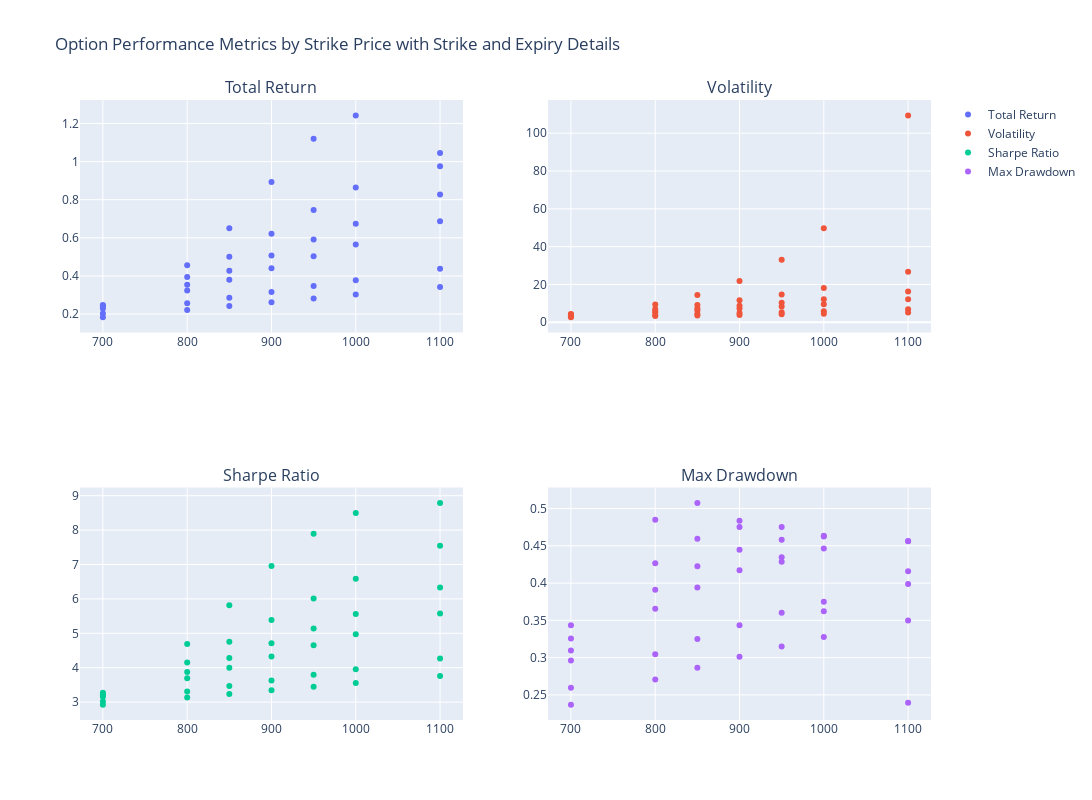

The notebook cell saved with this chart:
### Code cell
from plotly.subplots import make_subplots
import plotly.graph_objects as go

# Assuming results_df is already populated with the data from the previous step

# Initialize subplot
fig = make_subplots(
    rows=2,
    cols=2,
    subplot_titles=("Total Return", "Volatility", "Sharpe Ratio", "Max Drawdown"),
)


# Custom function to create hover text
def create_hover_text(row):
    return f"Strike: {row['Strike Price']}, Expiry: {row['Expiry (Days)']} days"


# Add traces with hoverinfo
metrics = ["Total Return", "Volatility", "Sharpe Ratio", "Max Drawdown"]
positions = [(1, 1), (1, 2), (2, 1), (2, 2)]

for metric, pos in zip(metrics, positions):
    fig.add_trace(
        go.Scatter(
            x=results_df["Strike Price"],
            y=results_df[metric],
            mode="markers",
            name=metric,
            text=results_df.apply(create_hover_text, axis=1),
            hoverinfo="text+y",
        ),
        row=pos[0],
        col=pos[1],
    )

# Update layout for readability
fig.update_layout(
    height=800,
    width=1200,
    title_text="Option Performance Metrics by Strike Price with Strike and Expiry Details",
    hovermode="closest",
)

fig.show()

### Figure 1 — Plotly figure (JSON) as saved in the notebook; plotly's stock layout.template omitted (floating-point values rounded to 4 significant figures)
{"data": [{"hoverinfo": "text+y", "mode": "markers", "name": "Total Return", "text": ["Strike: 700.0, Expiry: 30.0 days", "Strike: 700.0, Expiry: 60.0 days", "Strike: 700.0, Expiry: 90.0 days", "Strike: 700.0, Expiry: 120.0 days", "Strike: 700.0, Expiry: 240.0 days", "Strike: 700.0, Expiry: 360.0 days", "Strike: 800.0, Expiry: 30.0 days", "Strike: 800.0, Expiry: 60.0 days", "Strike: 800.0, Expiry: 90.0 days", "Strike: 800.0, Expiry: 120.0 days", "Strike: 800.0, Expiry: 240.0 days", "Strike: 800.0, Expiry: 360.0 days", "Strike: 850.0, Expiry: 30.0 days", "Strike: 850.0, Expiry: 60.0 days", "Strike: 850.0, Expiry: 90.0 days", "Strike: 850.0, Expiry: 120.0 days", "Strike: 850.0, Expiry: 240.0 days", "Strike: 850.0, Expiry: 360.0 days", "Strike: 900.0, Expiry: 30.0 days", "Strike: 900.0, Expiry: 60.0 days", "Strike: 900.0, Expiry: 90.0 days", "Strike: 900.0, Expiry: 120.0 days", "Strike: 900.0, Expiry: 240.0 days", "Strike: 900.0, Expiry: 360.0 days", "Strike: 950.0, Expiry: 30.0 days", "Strike: 950.0, Expiry: 60.0 days", "Strike: 950.0, Expiry: 90.0 days", "Strike: 950.0, Expiry: 120.0 days", "Strike: 950.0, Expiry: 240.0 days", "Strike: 950.0, Expiry: 360.0 days", "Strike: 1000.0, Expiry: 30.0 days", "Strike: 1000.0, Expiry: 60.0 days", "Strike: 1000.0, Expiry: 90.0 days", "Strike: 1000.0, Expiry: 120.0 days", "Strike: 1000.0, Expiry: 240.0 days", "Strike: 1000.0, Expiry: 360.0 days", "Strike: 1100.0, Expiry: 30.0 days", "Strike: 1100.0, Expiry: 60.0 days", "Strike: 1100.0, Expiry: 90.0 days", "Strike: 1100.0, Expiry: 120.0 days", "Strike: 1100.0, Expiry: 240.0 days", "Strike: 1100.0, Expiry: 360.0 days"], "type": "scatter", "x": [700, 700, 700, 700, 700, 700, 800, 800, 800, 800, 800, 800, 850, 850, 850, 850, 850, 850, 900, 900, 900, 900, 900, 900, 950, 950, 950, 950, 950, 950, 1000, 1000, 1000, 1000, 1000, 1000, 1100, 1100, 1100, 1100, 1100, 1100], "xaxis": "x", "y": [0.2482, 0.2441, 0.2369, 0.229, 0.2024, 0.184, 0.456, 0.3948, 0.3532, 0.3236, 0.2566, 0.222, 0.65, 0.501, 0.4268, 0.3799, 0.2858, 0.2418, 0.8924, 0.6213, 0.5071, 0.4402, 0.316, 0.2618, 1.119, 0.746, 0.5906, 0.5027, 0.3466, 0.282, 1.242, 0.8645, 0.6739, 0.5655, 0.3774, 0.3021, 0.9751, 1.045, 0.8275, 0.6868, 0.4383, 0.3417], "yaxis": "y"}, {"hoverinfo": "text+y", "mode": "markers", "name": "Volatility", "text": ["Strike: 700.0, Expiry: 30.0 days", "Strike: 700.0, Expiry: 60.0 days", "Strike: 700.0, Expiry: 90.0 days", "Strike: 700.0, Expiry: 120.0 days", "Strike: 700.0, Expiry: 240.0 days", "Strike: 700.0, Expiry: 360.0 days", "Strike: 800.0, Expiry: 30.0 days", "Strike: 800.0, Expiry: 60.0 days", "Strike: 800.0, Expiry: 90.0 days", "Strike: 800.0, Expiry: 120.0 days", "Strike: 800.0, Expiry: 240.0 days", "Strike: 800.0, Expiry: 360.0 days", "Strike: 850.0, Expiry: 30.0 days", "Strike: 850.0, Expiry: 60.0 days", "Strike: 850.0, Expiry: 90.0 days", "Strike: 850.0, Expiry: 120.0 days", "Strike: 850.0, Expiry: 240.0 days", "Strike: 850.0, Expiry: 360.0 days", "Strike: 900.0, Expiry: 30.0 days", "Strike: 900.0, Expiry: 60.0 days", "Strike: 900.0, Expiry: 90.0 days", "Strike: 900.0, Expiry: 120.0 days", "Strike: 900.0, Expiry: 240.0 days", "Strike: 900.0, Expiry: 360.0 days", "Strike: 950.0, Expiry: 30.0 days", "Strike: 950.0, Expiry: 60.0 days", "Strike: 950.0, Expiry: 90.0 days", "Strike: 950.0, Expiry: 120.0 days", "Strike: 950.0, Expiry: 240.0 days", "Strike: 950.0, Expiry: 360.0 days", "Strike: 1000.0, Expiry: 30.0 days", "Strike: 1000.0, Expiry: 60.0 days", "Strike: 1000.0, Expiry: 90.0 days", "Strike: 1000.0, Expiry: 120.0 days", "Strike: 1000.0, Expiry: 240.0 days", "Strike: 1000.0, Expiry: 360.0 days", "Strike: 1100.0, Expiry: 30.0 days", "Strike: 1100.0, Expiry: 60.0 days", "Strike: 1100.0, Expiry: 90.0 days", "Strike: 1100.0, Expiry: 120.0 days", "Strike: 1100.0, Expiry: 240.0 days", "Strike: 1100.0, Expiry: 360.0 days"], "type": "scatter", "x": [700, 700, 700, 700, 700, 700, 800, 800, 800, 800, 800, 800, 850, 850, 850, 850, 850, 850, 900, 900, 900, 900, 900, 900, 950, 950, 950, 950, 950, 950, 1000, 1000, 1000, 1000, 1000, 1000, 1100, 1100, 1100, 1100, 1100, 1100], "xaxis": "x2", "y": [4.329, 4.084, 3.84, 3.631, 3.062, 2.722, 9.394, 7.016, 5.914, 5.238, 3.911, 3.3, 14.37, 9.115, 7.237, 6.202, 4.37, 3.6, 21.88, 11.65, 8.732, 7.255, 4.846, 3.905, 33.07, 14.65, 10.39, 8.385, 5.334, 4.213, 49.67, 18.14, 12.19, 9.583, 5.83, 4.522, 109.4, 26.74, 16.24, 12.16, 6.839, 5.138], "yaxis": "y2"}, {"hoverinfo": "text+y", "mode": "markers", "name": "Sharpe Ratio", "text": ["Strike: 700.0, Expiry: 30.0 days", "Strike: 700.0, Expiry: 60.0 days", "Strike: 700.0, Expiry: 90.0 days", "Strike: 700.0, Expiry: 120.0 days", "Strike: 700.0, Expiry: 240.0 days", "Strike: 700.0, Expiry: 360.0 days", "Strike: 800.0, Expiry: 30.0 days", "Strike: 800.0, Expiry: 60.0 days", "Strike: 800.0, Expiry: 90.0 days", "Strike: 800.0, Expiry: 120.0 days", "Strike: 800.0, Expiry: 240.0 days", "Strike: 800.0, Expiry: 360.0 days", "Strike: 850.0, Expiry: 30.0 days", "Strike: 850.0, Expiry: 60.0 days", "Strike: 850.0, Expiry: 90.0 days", "Strike: 850.0, Expiry: 120.0 days", "Strike: 850.0, Expiry: 240.0 days", "Strike: 850.0, Expiry: 360.0 days", "Strike: 900.0, Expiry: 30.0 days", "Strike: 900.0, Expiry: 60.0 days", "Strike: 900.0, Expiry: 90.0 days", "Strike: 900.0, Expiry: 120.0 days", "Strike: 900.0, Expiry: 240.0 days", "Strike: 900.0, Expiry: 360.0 days", "Strike: 950.0, Expiry: 30.0 days", "Strike: 950.0, Expiry: 60.0 days", "Strike: 950.0, Expiry: 90.0 days", "Strike: 950.0, Expiry: 120.0 days", "Strike: 950.0, Expiry: 240.0 days", "Strike: 950.0, Expiry: 360.0 days", "Strike: 1000.0, Expiry: 30.0 days", "Strike: 1000.0, Expiry: 60.0 days", "Strike: 1000.0, Expiry: 90.0 days", "Strike: 1000.0, Expiry: 120.0 days", "Strike: 1000.0, Expiry: 240.0 days", "Strike: 1000.0, Expiry: 360.0 days", "Strike: 1100.0, Expiry: 30.0 days", "Strike: 1100.0, Expiry: 60.0 days", "Strike: 1100.0, Expiry: 90.0 days", "Strike: 1100.0, Expiry: 120.0 days", "Strike: 1100.0, Expiry: 240.0 days", "Strike: 1100.0, Expiry: 360.0 days"], "type": "scatter", "x": [700, 700, 700, 700, 700, 700, 800, 800, 800, 800, 800, 800, 850, 850, 850, 850, 850, 850, 900, 900, 900, 900, 900, 900, 950, 950, 950, 950, 950, 950, 1000, 1000, 1000, 1000, 1000, 1000, 1100, 1100, 1100, 1100, 1100, 1100], "xaxis": "x3", "y": [3.272, 3.24, 3.196, 3.153, 3.017, 2.927, 4.69, 4.155, 3.873, 3.69, 3.312, 3.13, 5.815, 4.755, 4.282, 4.001, 3.47, 3.236, 6.959, 5.389, 4.712, 4.324, 3.631, 3.343, 7.894, 6.011, 5.142, 4.65, 3.792, 3.449, 8.498, 6.589, 5.561, 4.971, 3.952, 3.554, 8.792, 7.545, 6.33, 5.579, 4.264, 3.759], "yaxis": "y3"}, {"hoverinfo": "text+y", "mode": "markers", "name": "Max Drawdown", "text": ["Strike: 700.0, Expiry: 30.0 days", "Strike: 700.0, Expiry: 60.0 days", "Strike: 700.0, Expiry: 90.0 days", "Strike: 700.0, Expiry: 120.0 days", "Strike: 700.0, Expiry: 240.0 days", "Strike: 700.0, Expiry: 360.0 days", "Strike: 800.0, Expiry: 30.0 days", "Strike: 800.0, Expiry: 60.0 days", "Strike: 800.0, Expiry: 90.0 days", "Strike: 800.0, Expiry: 120.0 days", "Strike: 800.0, Expiry: 240.0 days", "Strike: 800.0, Expiry: 360.0 days", "Strike: 850.0, Expiry: 30.0 days", "Strike: 850.0, Expiry: 60.0 days", "Strike: 850.0, Expiry: 90.0 days", "Strike: 850.0, Expiry: 120.0 days", "Strike: 850.0, Expiry: 240.0 days", "Strike: 850.0, Expiry: 360.0 days", "Strike: 900.0, Expiry: 30.0 days", "Strike: 900.0, Expiry: 60.0 days", "Strike: 900.0, Expiry: 90.0 days", "Strike: 900.0, Expiry: 120.0 days", "Strike: 900.0, Expiry: 240.0 days", "Strike: 900.0, Expiry: 360.0 days", "Strike: 950.0, Expiry: 30.0 days", "Strike: 950.0, Expiry: 60.0 days", "Strike: 950.0, Expiry: 90.0 days", "Strike: 950.0, Expiry: 120.0 days", "Strike: 950.0, Expiry: 240.0 days", "Strike: 950.0, Expiry: 360.0 days", "Strike: 1000.0, Expiry: 30.0 days", "Strike: 1000.0, Expiry: 60.0 days", "Strike: 1000.0, Expiry: 90.0 days", "Strike: 1000.0, Expiry: 120.0 days", "Strike: 1000.0, Expiry: 240.0 days", "Strike: 1000.0, Expiry: 360.0 days", "Strike: 1100.0, Expiry: 30.0 days", "Strike: 1100.0, Expiry: 60.0 days", "Strike: 1100.0, Expiry: 90.0 days", "Strike: 1100.0, Expiry: 120.0 days", "Strike: 1100.0, Expiry: 240.0 days", "Strike: 1100.0, Expiry: 360.0 days"], "type": "scatter", "x": [700, 700, 700, 700, 700, 700, 800, 800, 800, 800, 800, 800, 850, 850, 850, 850, 850, 850, 900, 900, 900, 900, 900, 900, 950, 950, 950, 950, 950, 950, 1000, 1000, 1000, 1000, 1000, 1000, 1100, 1100, 1100, 1100, 1100, 1100], "xaxis": "x4", "y": [0.3433, 0.3256, 0.3096, 0.2962, 0.2597, 0.2369, 0.485, 0.4267, 0.391, 0.3654, 0.3045, 0.2708, 0.5076, 0.4596, 0.4224, 0.3941, 0.3249, 0.2865, 0.4835, 0.4753, 0.4448, 0.4172, 0.3434, 0.3012, 0.4286, 0.4751, 0.4583, 0.4345, 0.3601, 0.3149, 0.3622, 0.4626, 0.4636, 0.4464, 0.3748, 0.3276, 0.2395, 0.4157, 0.456, 0.4563, 0.3988, 0.3499], "yaxis": "y4"}], "layout": {"annotations": [{"font": {"size": 16}, "showarrow": false, "text": "Total Return", "x": 0.225, "xanchor": "center", "xref": "paper", "y": 1, "yanchor": "bottom", "yref": "paper"}, {"font": {"size": 16}, "showarrow": false, "text": "Volatility", "x": 0.775, "xanchor": "center", "xref": "paper", "y": 1, "yanchor": "bottom", "yref": "paper"}, {"font": {"size": 16}, "showarrow": false, "text": "Sharpe Ratio", "x": 0.225, "xanchor": "center", "xref": "paper", "y": 0.375, "yanchor": "bottom", "yref": "paper"}, {"font": {"size": 16}, "showarrow": false, "text": "Max Drawdown", "x": 0.775, "xanchor": "center", "xref": "paper", "y": 0.375, "yanchor": "bottom", "yref": "paper"}], "height": 800, "hovermode": "closest", "title": {"text": "Option Performance Metrics by Strike Price with Strike and Expiry Details"}, "width": 1200, "xaxis": {"anchor": "y", "domain": [0, 0.45]}, "xaxis2": {"anchor": "y2", "domain": [0.55, 1]}, "xaxis3": {"anchor": "y3", "domain": [0, 0.45]}, "xaxis4": {"anchor": "y4", "domain": [0.55, 1]}, "yaxis": {"anchor": "x", "domain": [0.625, 1]}, "yaxis2": {"anchor": "x2", "domain": [0.625, 1]}, "yaxis3": {"anchor": "x3", "domain": [0, 0.375]}, "yaxis4": {"anchor": "x4", "domain": [0, 0.375]}}}
